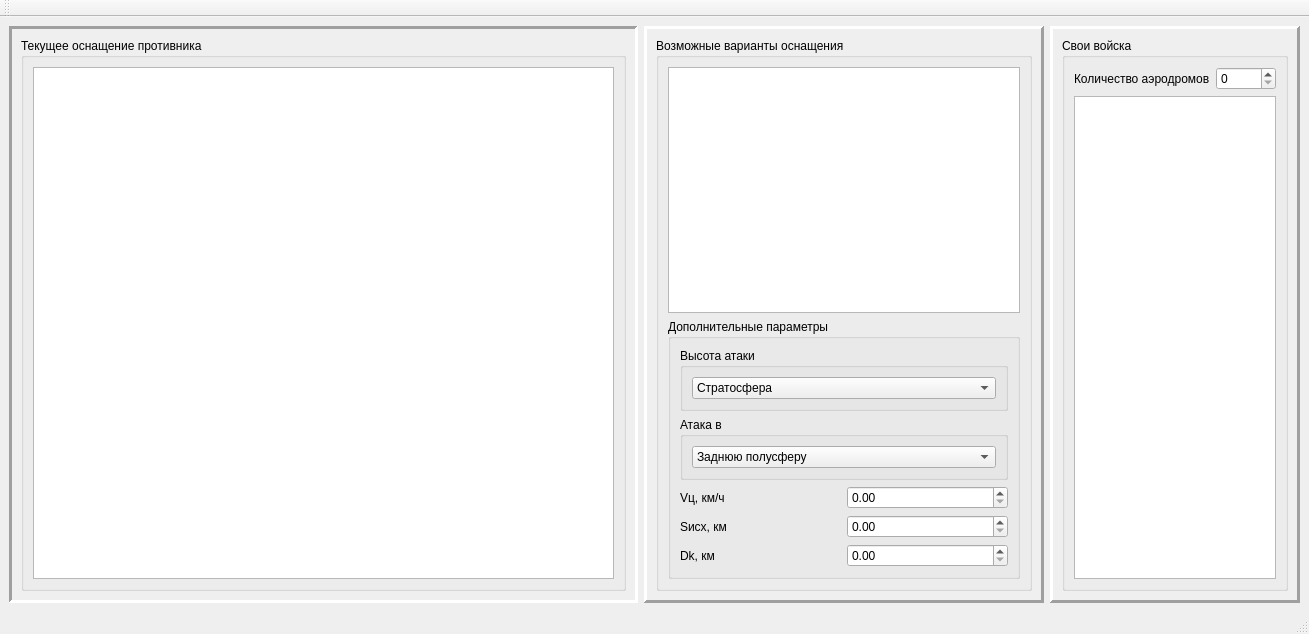
<?xml version="1.0" encoding="UTF-8"?>
<ui version="4.0">
 <class>EquipWindow</class>
 <widget class="QMainWindow" name="EquipWindow">
  <property name="geometry">
   <rect>
    <x>0</x>
    <y>0</y>
    <width>1309</width>
    <height>634</height>
   </rect>
  </property>
  <property name="windowTitle">
   <string>Выбор оснащения</string>
  </property>
  <widget class="QWidget" name="centralwidget">
   <layout class="QHBoxLayout" name="horizontalLayout_2">
    <item>
     <widget class="QFrame" name="frame_current">
      <property name="frameShape">
       <enum>QFrame::Panel</enum>
      </property>
      <property name="frameShadow">
       <enum>QFrame::Sunken</enum>
      </property>
      <property name="lineWidth">
       <number>3</number>
      </property>
      <layout class="QVBoxLayout" name="verticalLayout_7">
       <item>
        <widget class="QGroupBox" name="groupBox">
         <property name="title">
          <string>Текущее оснащение противника</string>
         </property>
         <layout class="QVBoxLayout" name="verticalLayout">
          <item>
           <widget class="QTableWidget" name="tableWidget_current">
            <property name="statusTip">
             <string>Нажмите два раза для удаления из текущего оснащения противника</string>
            </property>
           </widget>
          </item>
         </layout>
        </widget>
       </item>
      </layout>
     </widget>
    </item>
    <item>
     <widget class="QFrame" name="frame_data">
      <property name="maximumSize">
       <size>
        <width>400</width>
        <height>16777215</height>
       </size>
      </property>
      <property name="frameShape">
       <enum>QFrame::Panel</enum>
      </property>
      <property name="frameShadow">
       <enum>QFrame::Raised</enum>
      </property>
      <property name="lineWidth">
       <number>3</number>
      </property>
      <layout class="QVBoxLayout" name="verticalLayout_6">
       <item>
        <widget class="QGroupBox" name="groupBox_2">
         <property name="title">
          <string>Возможные варианты оснащения</string>
         </property>
         <layout class="QVBoxLayout" name="verticalLayout_5">
          <item>
           <widget class="QListWidget" name="listWidget_data">
            <property name="statusTip">
             <string>Нажмите для выбора варианта оснащения</string>
            </property>
           </widget>
          </item>
          <item>
           <widget class="QGroupBox" name="groupBox_3">
            <property name="title">
             <string>Дополнительные параметры</string>
            </property>
            <layout class="QVBoxLayout" name="verticalLayout_2">
             <item>
              <widget class="QGroupBox" name="groupBox_4">
               <property name="title">
                <string>Высота атаки</string>
               </property>
               <layout class="QVBoxLayout" name="verticalLayout_3">
                <item>
                 <widget class="QComboBox" name="comboBox_alt">
                  <property name="minimumSize">
                   <size>
                    <width>0</width>
                    <height>0</height>
                   </size>
                  </property>
                  <item>
                   <property name="text">
                    <string>Стратосфера</string>
                   </property>
                  </item>
                  <item>
                   <property name="text">
                    <string>Большая и средняя, без вертикального маневра</string>
                   </property>
                  </item>
                  <item>
                   <property name="text">
                    <string>Большая и средняя, с вертикальным маневром</string>
                   </property>
                  </item>
                 </widget>
                </item>
               </layout>
              </widget>
             </item>
             <item>
              <widget class="QGroupBox" name="groupBox_5">
               <property name="title">
                <string>Атака в</string>
               </property>
               <layout class="QVBoxLayout" name="verticalLayout_4">
                <item>
                 <widget class="QComboBox" name="comboBox_sfer">
                  <item>
                   <property name="text">
                    <string>Заднюю полусферу</string>
                   </property>
                  </item>
                  <item>
                   <property name="text">
                    <string>Переднюю полусферу</string>
                   </property>
                  </item>
                 </widget>
                </item>
               </layout>
              </widget>
             </item>
             <item>
              <layout class="QGridLayout" name="gridLayout">
               <item row="0" column="0">
                <widget class="QLabel" name="label">
                 <property name="statusTip">
                  <string>Скорость цели</string>
                 </property>
                 <property name="text">
                  <string>Vц, км/ч</string>
                 </property>
                </widget>
               </item>
               <item row="0" column="1">
                <widget class="QDoubleSpinBox" name="doubleSpinBox_V">
                 <property name="statusTip">
                  <string>Скорость цели</string>
                 </property>
                 <property name="maximum">
                  <double>100000000000000000000.000000000000000</double>
                 </property>
                </widget>
               </item>
               <item row="1" column="0">
                <widget class="QLabel" name="label_2">
                 <property name="statusTip">
                  <string>Исходный рубеж</string>
                 </property>
                 <property name="text">
                  <string>Sисх, км</string>
                 </property>
                </widget>
               </item>
               <item row="1" column="1">
                <widget class="QDoubleSpinBox" name="doubleSpinBox_S">
                 <property name="statusTip">
                  <string>Исходный рубеж</string>
                 </property>
                 <property name="maximum">
                  <double>100000000000000000000.000000000000000</double>
                 </property>
                </widget>
               </item>
               <item row="2" column="0">
                <widget class="QLabel" name="label_3">
                 <property name="statusTip">
                  <string>В момент ввода в бой необходимо, чтобы цель находилась впереди истребителя на расстоянии Dk</string>
                 </property>
                 <property name="text">
                  <string>Dk, км</string>
                 </property>
                </widget>
               </item>
               <item row="2" column="1">
                <widget class="QDoubleSpinBox" name="doubleSpinBox_D">
                 <property name="statusTip">
                  <string>В момент ввода в бой необходимо, чтобы цель находилась впереди истребителя на расстоянии Dk</string>
                 </property>
                 <property name="maximum">
                  <double>100000000000000000000.000000000000000</double>
                 </property>
                </widget>
               </item>
              </layout>
             </item>
            </layout>
           </widget>
          </item>
          <item>
           <layout class="QGridLayout" name="lay_but_add"/>
          </item>
         </layout>
        </widget>
       </item>
      </layout>
     </widget>
    </item>
    <item>
     <widget class="QFrame" name="frame_airbase">
      <property name="maximumSize">
       <size>
        <width>250</width>
        <height>16777215</height>
       </size>
      </property>
      <property name="frameShape">
       <enum>QFrame::Panel</enum>
      </property>
      <property name="frameShadow">
       <enum>QFrame::Raised</enum>
      </property>
      <property name="lineWidth">
       <number>3</number>
      </property>
      <layout class="QVBoxLayout" name="verticalLayout_9">
       <item>
        <widget class="QGroupBox" name="groupBox_6">
         <property name="title">
          <string>Свои войска</string>
         </property>
         <layout class="QVBoxLayout" name="verticalLayout_8">
          <item>
           <layout class="QHBoxLayout" name="horizontalLayout">
            <item>
             <widget class="QLabel" name="label_4">
              <property name="text">
               <string>Количество аэродромов</string>
              </property>
             </widget>
            </item>
            <item>
             <widget class="QSpinBox" name="spinBox_airbase"/>
            </item>
           </layout>
          </item>
          <item>
           <widget class="QTableWidget" name="tableWidget_airbase">
            <property name="statusTip">
             <string>Нажмите два раза для удаления из текущего оснащения противника</string>
            </property>
           </widget>
          </item>
         </layout>
        </widget>
       </item>
      </layout>
     </widget>
    </item>
   </layout>
  </widget>
  <widget class="QMenuBar" name="menubar">
   <property name="geometry">
    <rect>
     <x>0</x>
     <y>0</y>
     <width>1309</width>
     <height>25</height>
    </rect>
   </property>
  </widget>
  <widget class="QStatusBar" name="statusbar"/>
  <widget class="QToolBar" name="toolBar">
   <property name="windowTitle">
    <string>toolBar</string>
   </property>
   <attribute name="toolBarArea">
    <enum>TopToolBarArea</enum>
   </attribute>
   <attribute name="toolBarBreak">
    <bool>false</bool>
   </attribute>
  </widget>
 </widget>
 <resources/>
 <connections/>
</ui>
